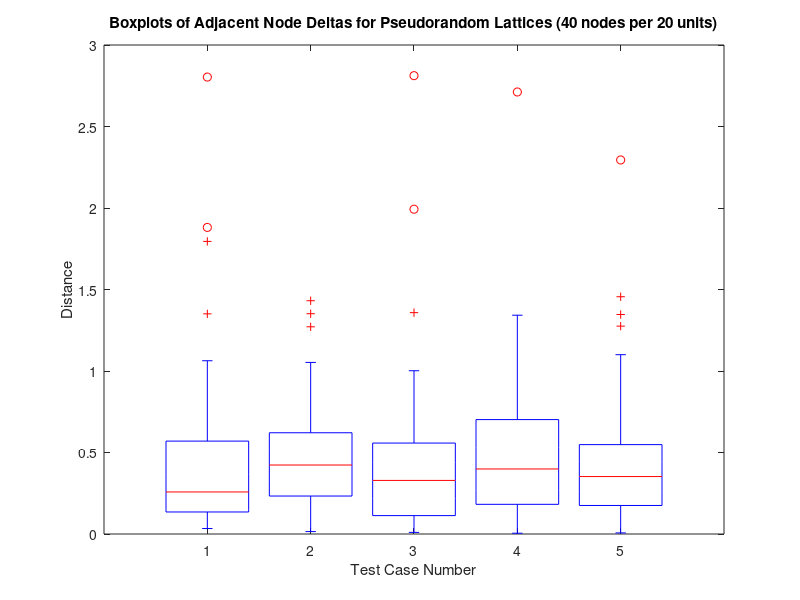

Recreate this plot in MATLAB. (Note: this script raises an error after producing the figure.)
clear all;
close all;
clc;

%% load lattice information
load('lattice_locations_pseudorandom.mat');
node_positions_rand_40_1 = sort(node_positions_rand_40_1);
node_positions_rand_40_2 = sort(node_positions_rand_40_2);
node_positions_rand_40_3 = sort(node_positions_rand_40_3);
node_positions_rand_40_4 = sort(node_positions_rand_40_4);
node_positions_rand_40_5 = sort(node_positions_rand_40_5);

%% Extract node spacing information
nodeCount = max(size(node_positions_rand_40_1));

nodeSpacings = zeros(nodeCount-1, 5);
nodeSpacings(:, 1) = node_positions_rand_40_1(2:nodeCount) ...
    - node_positions_rand_40_1(1:(nodeCount-1));
nodeSpacings(:, 2) = node_positions_rand_40_2(2:nodeCount) ...
    - node_positions_rand_40_2(1:(nodeCount-1));
nodeSpacings(:, 3) = node_positions_rand_40_3(2:nodeCount) ...
    - node_positions_rand_40_3(1:(nodeCount-1));
nodeSpacings(:, 4) = node_positions_rand_40_4(2:nodeCount) ...
    - node_positions_rand_40_4(1:(nodeCount-1));
nodeSpacings(:, 5) = node_positions_rand_40_5(2:nodeCount) ...
    - node_positions_rand_40_5(1:(nodeCount-1));

%% Plot node spacing information
figure;
boxplotLabels = {'1', '2', '3', '4', '5'};
boxplotHandles = boxplot(nodeSpacings, 'Labels', boxplotLabels);
title(['Boxplots of Adjacent Node Deltas for Pseudorandom Lattices ' ... 
    '(40 nodes per 20 units)']);
xlabel('Test Case Number');
ylabel('Distance');

%% Output node spacing information
handlesSize = size(boxplotHandles);
numBoxPlots = handlesSize(2);

upperWhiskerHandles = findobj(boxplotHandles, 'tag', 'Upper Whisker');
upperWhiskerValues = get(upperWhiskerHandles, 'YData');

medianHandles = findobj(boxplotHandles, 'tag', 'Median');
medianValues = get(medianHandles, 'YData');

lowerWhiskerHandles = findobj(boxplotHandles, 'tag', 'Lower Whisker');
lowerWhiskerValues = get(lowerWhiskerHandles, 'YData');

for i = 1:numBoxPlots
    disp('--------------------------------------------------------');
    disp(['Important statistics (Test Case #' boxplotLabels{i} ')']);
    disp('Node count: 40');
    disp(['Maximum: ' num2str(upperWhiskerValues{i}(2))]);
    disp(['Upper Quartile: ' num2str(upperWhiskerValues{i}(1))]);
    disp(['Median: ' num2str(medianValues{i}(1))]);
    disp(['Lower Quartile: ' num2str(lowerWhiskerValues{i}(2))]);
    disp(['Minimum: ' num2str(lowerWhiskerValues{i}(1))]);
    disp(['IQR: ' num2str(upperWhiskerValues{i}(1) - lowerWhiskerValues{i}(2))]);
    disp(['Mean: ' num2str(sum(nodeSpacings(:, i)) / (nodeCount-1))]);
    disp('--------------------------------------------------------');
end
